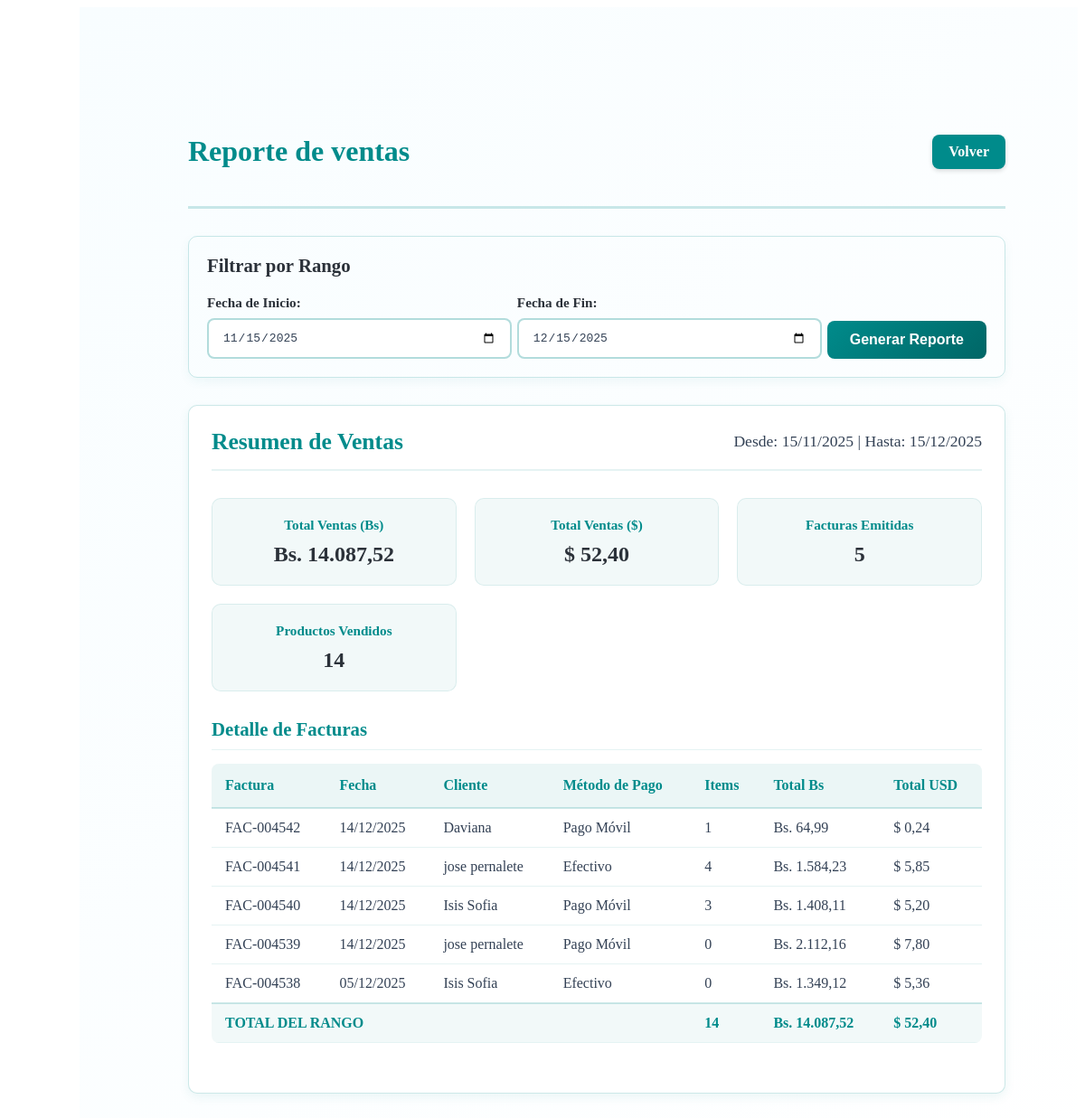
Before: /reportes/reportes_ventas.php (signed in) with the older database file.
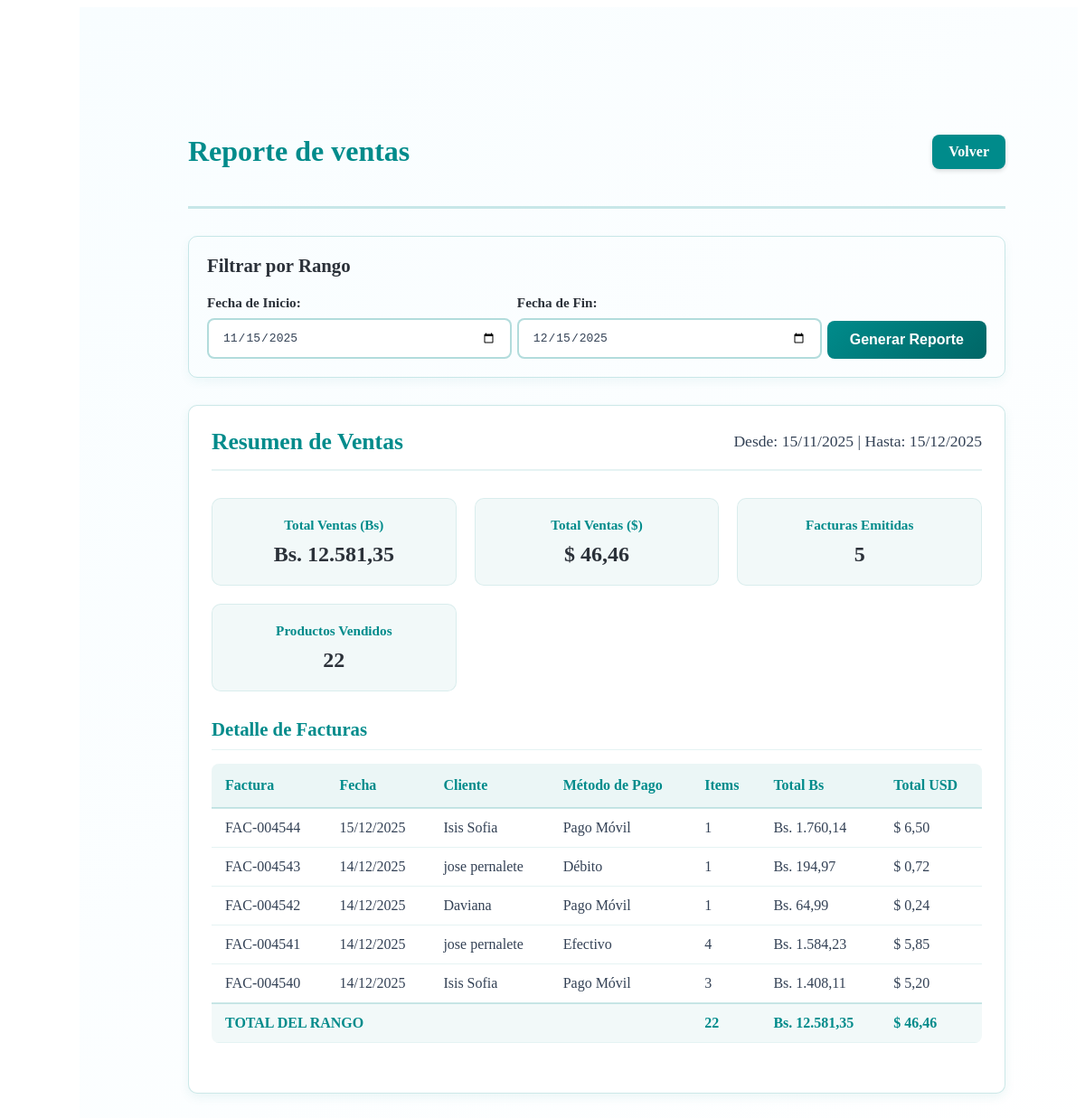
After: the same page with the newer database file.
### tables this page shows
CREATE TABLE `ventas` (
  `id_venta` int(11) NOT NULL,
  `cliente` varchar(100) DEFAULT NULL,
  `fecha` date DEFAULT NULL,
  `metodo_pago` varchar(50) DEFAULT NULL,
  `total_bs` decimal(12,2) DEFAULT 0.00,
  `id_cliente` int(11) DEFAULT NULL,
  `total_usd` decimal(12,2) DEFAULT 0.00,
  `tasa_usd` decimal(12,4) DEFAULT 0.0000,
  `nro_factura` varchar(20) DEFAULT NULL
);

### reportes/reportes_ventas.php (the view, shortened to what the changed rows need)
<?php
require_once '../conexion.php';
$current_date = date('Y-m-d');
$default_start_date = date('Y-m-d', strtotime('-30 days'));
$start_date = isset($_GET['start_date']) ? $_GET['start_date'] : $default_start_date;
$end_date = isset($_GET['end_date']) ? $_GET['end_date'] : $current_date;
function getReporteRangoFechas($pdo, $start_date, $end_date) {
    $query = "SELECT
                v.id_venta,
                v.nro_factura,
                v.cliente,
                DATE(v.fecha) as fecha_venta,
                v.metodo_pago,
                v.total_bs,
                v.total_usd,
                COUNT(dv.id_detalle) as items
              FROM ventas v
              LEFT JOIN detalle_venta dv ON v.id_venta = dv.id_venta
              WHERE DATE(v.fecha) BETWEEN :start_date AND :end_date
              GROUP BY v.id_venta, v.nro_factura, v.cliente, DATE(v.fecha), v.metodo_pago, v.total_bs, v.total_usd
              ORDER BY v.fecha DESC";
    $stmt = $pdo->prepare($query);
    $stmt->execute(['start_date' => $start_date, 'end_date' => $end_date]);
    return $stmt->fetchAll(PDO::FETCH_ASSOC);
}
function getResumenRangoFechas($pdo, $start_date, $end_date) {
    $query = "SELECT
                COUNT(DISTINCT v.id_venta) as total_facturas,
                SUM(v.total_bs) as total_bs,
                SUM(v.total_usd) as total_usd,
                COUNT(DISTINCT v.id_cliente) as clientes_unicos,
                SUM(dv.cantidad) as total_productos
              FROM ventas v
              LEFT JOIN detalle_venta dv ON v.id_venta = dv.id_venta
              WHERE DATE(v.fecha) BETWEEN :start_date AND :end_date";
    $stmt = $pdo->prepare($query);
    $stmt->execute(['start_date' => $start_date, 'end_date' => $end_date]);
    return $stmt->fetch(PDO::FETCH_ASSOC);
}
$reporte_rango = getReporteRangoFechas($pdo, $start_date, $end_date) ?: [];
$resumen_rango = getResumenRangoFechas($pdo, $start_date, $end_date) ?: [];
$total_rango_bs = floatval($resumen_rango['total_bs'] ?? 0);
$total_rango_usd = floatval($resumen_rango['total_usd'] ?? 0);
$total_productos_rango = intval($resumen_rango['total_productos'] ?? 0);
?>
<!DOCTYPE html>
<html lang="es">
<head>
    <link rel="stylesheet" href="../css/reportes/repo_ventas.css">
</head>
<body>
<main class="main-content">
    <div class="content-wrapper">
        <div class="page-header">
            <h1 class="page-title">Reporte de ventas</h1>
        </div>
        <div class="reporte-container">
            <div class="reporte-header">
                <h2>Resumen de Ventas</h2>
            </div>
            <div class="estadisticas-grid">
                <div class="estadistica-card">
                    <div class="estadistica-label">Total Ventas (Bs)</div>
                    <div class="estadistica-value">Bs. <?= number_format($total_rango_bs, 2, ',', '.') ?></div>
                </div>
                <div class="estadistica-card">
                    <div class="estadistica-label">Total Ventas ($)</div>
                    <div class="estadistica-value">$ <?= number_format($total_rango_usd, 2, ',', '.') ?></div>
                </div>
                <div class="estadistica-card">
                    <div class="estadistica-label">Productos Vendidos</div>
                    <div class="estadistica-value"><?= $total_productos_rango ?></div>
                </div>
            </div>
            <div class="tabla-container">
                <div class="table-responsive">
                    <table class="tabla-reporte">
                        <thead>
                            <tr>
                                <th>Factura</th>
                                <th>Fecha</th>
                                <th>Cliente</th>
                                <th>Método de Pago</th>
                                <th>Items</th>
                                <th>Total Bs</th>
                                <th>Total USD</th>
                            </tr>
                        </thead>
                        <tbody>
                            <?php if(empty($reporte_rango)): ?>
                                <tr>
                                    <td colspan="7" class="empty-state">No hay ventas registradas en el rango seleccionado</td>
                                </tr>
                            <?php else: ?>
                                <?php foreach($reporte_rango as $venta): ?>
                                <tr>
                                    <td><?= $venta['nro_factura'] ?? 'N/A' ?></td>
                                    <td><?= date('d/m/Y', strtotime($venta['fecha_venta'] ?? '')) ?></td>
                                    <td><?= htmlspecialchars($venta['cliente'] ?? 'Sin cliente') ?></td>
                                    <td><?= $venta['metodo_pago'] ?? 'No especificado' ?></td>
                                    <td><?= $venta['items'] ?? 0 ?></td>
                                    <td>Bs. <?= number_format($venta['total_bs'] ?? 0, 2, ',', '.') ?></td>
                                    <td>$ <?= number_format($venta['total_usd'] ?? 0, 2, ',', '.') ?></td>
                                </tr>
                                <?php endforeach; ?>
                            <?php endif; ?>
                        </tbody>
                        <tfoot>
                            <tr class="total-row">
                                <td><strong><?= $total_productos_rango ?></strong></td>
                                <td><strong>Bs. <?= number_format($total_rango_bs, 2, ',', '.') ?></strong></td>
                                <td><strong>$ <?= number_format($total_rango_usd, 2, ',', '.') ?></strong></td>
                            </tr>
                        </tfoot>
                    </table>
                </div>
            </div>
        </div>
    </div>
</main>
</body>
</html>

Changed rows visible on the page:
removed ventas: nro_factura "FAC-004539", fecha_venta "14/12/2025", cliente "jose pernalete", metodo_pago "Pago Móvil", items "0", total_bs "2.112,16", total_usd "7,80"
removed ventas: nro_factura "FAC-004538", fecha_venta "05/12/2025", cliente "Isis Sofia", metodo_pago "Efectivo", items "0", total_bs "1.349,12", total_usd "5,36"
added ventas: nro_factura "FAC-004544", fecha_venta "15/12/2025", cliente "Isis Sofia", metodo_pago "Pago Móvil", items "1", total_bs "1.760,14", total_usd "6,50"
added ventas: nro_factura "FAC-004543", fecha_venta "14/12/2025", cliente "jose pernalete", metodo_pago "Débito", items "1", total_bs "194,97", total_usd "0,72"
Other visible differences:
$total_rango_bs: "14.087,52" → "12.581,35"
$total_rango_usd: "52,40" → "46,46"
$total_productos_rango: "14" → "22"
